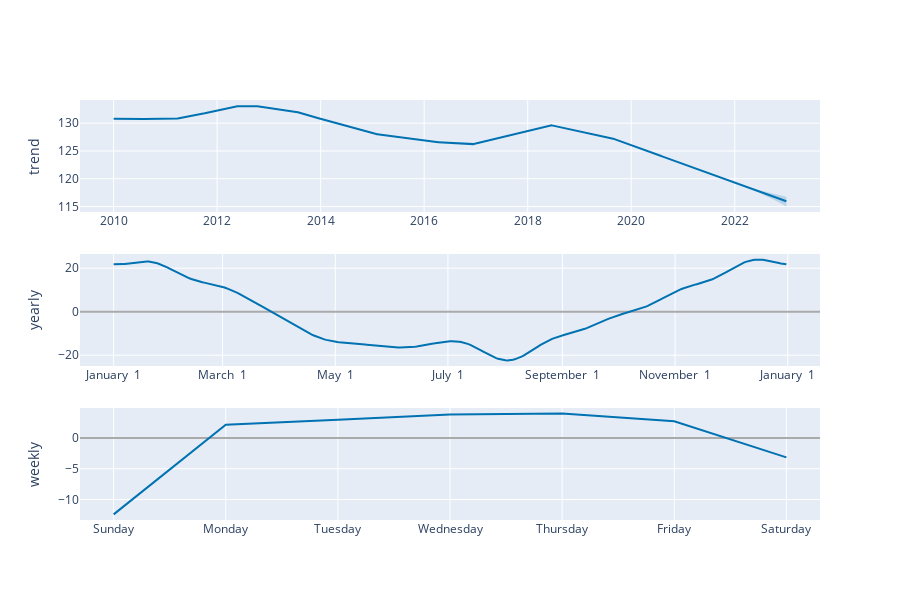

Notebook code cell kept with this figure:
### Code cell
plot_components_plotly(m, forecast)

### Figure 1 — Plotly figure (JSON) as saved in the notebook; plotly's stock layout.template omitted (floating-point values rounded to 4 significant figures; data arrays with more than 128 entries replaced by an {"elided": "..."} marker saying what was removed)
{"data": [{"line": {"color": "#0072B2", "width": 2}, "mode": "lines", "name": "trend", "type": "scatter", "x": {"elided": "4748 str values"}, "xaxis": "x", "y": {"elided": "4748 float values"}, "yaxis": "y"}, {"line": {"color": "rgba(0, 114, 178, 0.2)", "width": 0}, "mode": "lines", "name": "trend_upper", "type": "scatter", "x": {"elided": "4748 str values"}, "xaxis": "x", "y": {"elided": "4748 float values"}, "yaxis": "y"}, {"fill": "tonexty", "fillcolor": "rgba(0, 114, 178, 0.2)", "line": {"color": "rgba(0, 114, 178, 0.2)", "width": 0}, "mode": "lines", "name": "trend_lower", "type": "scatter", "x": {"elided": "4748 str values"}, "xaxis": "x", "y": {"elided": "4748 float values"}, "yaxis": "y"}, {"line": {"color": "#0072B2", "width": 2}, "mode": "lines", "name": "yearly", "type": "scatter", "x": {"elided": "365 str values"}, "xaxis": "x2", "y": {"elided": "365 float values"}, "yaxis": "y2"}, {"line": {"color": "#0072B2", "width": 2}, "mode": "lines", "name": "weekly", "type": "scatter", "x": ["2017-01-01T00:00:00", "2017-01-02T00:00:00", "2017-01-03T00:00:00", "2017-01-04T00:00:00", "2017-01-05T00:00:00", "2017-01-06T00:00:00", "2017-01-07T00:00:00"], "xaxis": "x3", "y": [-12.41, 2.155, 2.967, 3.798, 3.951, 2.691, -3.148], "yaxis": "y3"}], "layout": {"height": 600, "showlegend": false, "width": 900, "xaxis": {"anchor": "y", "domain": [0, 1], "range": ["2009-05-08T15:36:00", "2023-08-25T08:24:00"], "type": "date"}, "xaxis2": {"anchor": "y2", "domain": [0, 1], "range": ["2016-12-13T18:54:02.958904115", "2018-01-18T11:04:57.863013581"], "tickformat": "%B %e", "type": "date"}, "xaxis3": {"anchor": "y3", "domain": [0, 1], "range": ["2016-12-31T16:48:00", "2017-01-07T07:12:00"], "tickformat": "%A", "type": "date"}, "yaxis": {"anchor": "x", "domain": [0.7333, 1], "rangemode": "normal", "title": {"text": "trend"}, "zerolinecolor": "#AAA"}, "yaxis2": {"anchor": "x2", "domain": [0.3667, 0.6333], "title": {"text": "yearly"}, "zerolinecolor": "#AAA"}, "yaxis3": {"anchor": "x3", "domain": [0, 0.2667], "title": {"text": "weekly"}, "zerolinecolor": "#AAA"}}}
